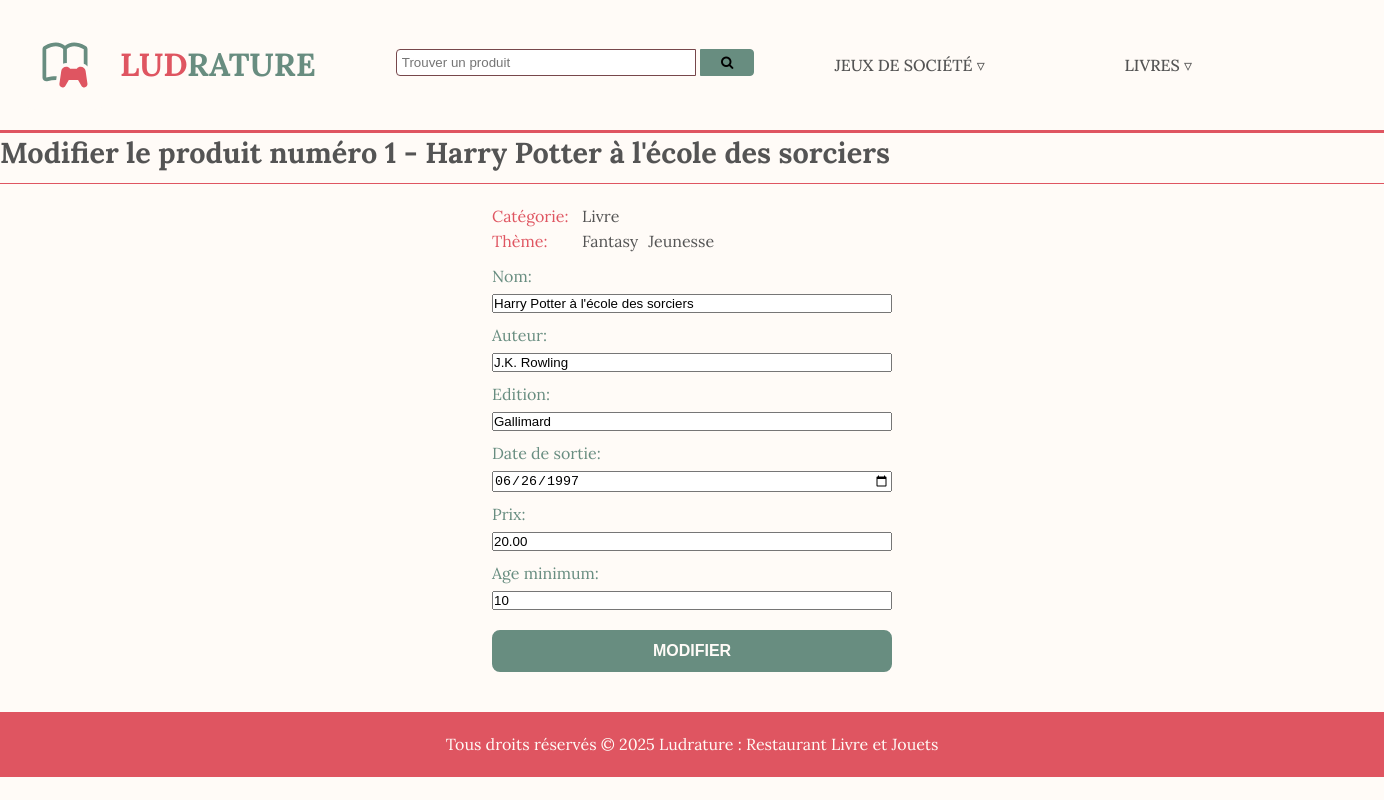
The page /produit-modifier.php?id=1 on the database its author committed.
### tables this page shows
CREATE TABLE produit (
  id INT NOT NULL AUTO_INCREMENT PRIMARY KEY,
  nom VARCHAR(100) NOT NULL,
  auteur VARCHAR(100) NOT NULL,
  edition VARCHAR(100) NOT NULL,
  date_sortie DATE NOT NULL,
  prix VARCHAR(20) NOT NULL,
  age_min INT NOT NULL,
  age_max INT NULL
 );

CREATE TABLE produit_theme(
	produit_id INT NOT NULL,
    theme_id INT NOT NULL,
    PRIMARY KEY (produit_id, theme_id),
    CONSTRAINT fk_pt_produit FOREIGN KEY (produit_id) REFERENCES produit(id),
    CONSTRAINT fk_pt_theme FOREIGN KEY (theme_id) REFERENCES theme(id)
  );

CREATE TABLE theme  (
	id INT NOT NULL AUTO_INCREMENT PRIMARY KEY, 
	categorie_id INT NOT NULL,
	nom VARCHAR(100) NOT NULL,
	CONSTRAINT U_theme UNIQUE(nom),
    CONSTRAINT fk_categorie FOREIGN KEY (categorie_id) REFERENCES categorie(id)
  );

### classes/CRUD.php (called while the page is built, shortened)
<?php
class CRUD extends PDO{
    public function selectId($table, $value, $champ = 'id'){
        $sql = "SELECT * FROM  $table WHERE $champ = :$champ";
        $stmt = $this->prepare($sql);
        $stmt->bindValue(":$champ", $value);
        $stmt->execute();
        $count = $stmt->rowCount();
        if ($count == 1){
            return $stmt->fetch();
        }else{
            return false;
        }
    }
       public function selectWhere($table, $value, $champ = 'id', $columns = '*'){
        $sql = "SELECT $columns FROM  $table WHERE $champ = :$champ";
        $stmt = $this->prepare($sql);
        $stmt->bindValue(":$champ", $value);
        $stmt->execute();
        return $stmt->fetchAll();
    }
}

### variables-globales.php (called while the page is built, shortened)
<?php
require_once('classes/CRUD.php');
$crud = new CRUD;
$themeJeux = $crud->selectWhere('theme', 1, 'categorie_id');
?>

### produit-modifier.php (the view, shortened to what this page needs)
<?php
if(isset($_GET['id']) && $_GET['id']!=null){
    require_once('classes/CRUD.php');
    $crud = new CRUD;
     $id = $_GET['id'];
    $selectId = $crud->selectId('produit', $id);
    if($selectId){
        extract($selectId);
        $themesId = $crud->selectWhere('produit_theme', $id, 'produit_id');
        $themesProduit = [];
        foreach($themesId as $themeId){
            $theme = $crud->selectId('theme', $themeId['theme_id']);
            array_push($themesProduit, $theme);
        }
        require_once('variables-globales.php');
        $themeJeuxIds = array_column($themeJeux, 'id');
        $categorieID=in_array($themesId[0]['theme_id'],$themeJeuxIds)? 1 :2;
        if(isset($categorieID)){$categorieProduit =  $categorieID ==1 ? "Jeu" :"Livre";}
    }else{
        header('location:index.php');
    }
}else{
    header('location:index.php');
}
?>
<!DOCTYPE html>
<html lang="fr">
  <head>
    <link
      rel="stylesheet"
      href="https://cdnjs.cloudflare.com/ajax/libs/font-awesome/4.7.0/css/font-awesome.min.css"
    />
    <link rel="stylesheet" href="css/style.css" />
  </head>
  <body>
    <header class="entete">
      <a class="titre-logo" href="index.php">
        <img src="images/logo.svg" alt="Logo du restaurant Ludrature" />
        <h1><span class="titre-logo__titre-rouge">Lud</span>rature</h1></a
      >
      <form class="recherche" method="get">
        <div class="recherche-barre">
          <input
            name="recherche"
            type="text"
            id="recherche"
            placeholder="Trouver un produit"
          />
          <button type="submit">
              <i class="fa fa-search"></i>
          </button>
        </div>
      </form>
      <nav class="menu-principal">
          <div class="sousMenu">
            <a href="#">Jeux de société <span>&#9663;</span></>
          </div>
          <div class="sousMenu">
            <a href="#">Livres <span>&#9663;</span></a>
          </div>
      </nav>
    </header>
    <main>
      <h2>Modifier le produit numéro <?=$id . " - " . $nom ?> </h2>
       <div class="non-modifiable">
        <p class="label-non-modifiable">Catégorie:</p>
        <p class="input-non-modifiable"><?=$categorieProduit?></p>
      </div>
      <div class="non-modifiable">
        <p class="label-non-modifiable">Thème:</p>
        <?php
          foreach($themesProduit as $theme){
        ?>
            <p class="input-non-modifiable"><?=$theme['nom']?></p>
        <?php
          }
        ?>
      </div>
      <form class="form-produit" method="post" action="produit-mise-a-jour.php">
        <label for="nom">Nom:</label>
        <input type="text" id="nom" name="nom" value="<?=$nom?>" required/>
        <label for="auteur">Auteur:</label>
        <input type="text" id="auteur" name="auteur" value="<?=$auteur?>" required/>
        <label for="edition">Edition:</label>
        <input type="text" id="edition" name="edition" value="<?=$edition?>"required/>
        <label for="date_sortie">Date de sortie:</label>
        <input type="date" id="date_sortie" name="date_sortie" value="<?=$date_sortie?>"/>
        <label for="prix">Prix:</label>
        <input type="number" id="prix" name="prix" value="<?=$prix?>" required/>
        <label for="age_min">Age minimum:</label>
        <input type="number" id="age_min" name="age_min" value="<?=$age_min?>" required/>
        <button class="bouton" type="submit">Modifier</button>
      </form>
    </main>
    <footer class="bas-page">
      <p>Tous droits réservés &copy; 2025 Ludrature : Restaurant Livre et Jouets</p>
    </footer>
  </body>
</html>

### css/variables.css (style rules this page uses)
:root { --rythme-tres-serre: 5px; --rythme-serre: 10px; --rythme-base: 20px; --rythme-espace: 40px; --rythme-tres-espace: 80px; --couleur-fond: #fffbf7; --couleur-texte: #545454; --couleur-principale: #df5561; --couleur-secondaire: #688d80; --couleur-bordure: #77474b; --interligne-base: 1.5625em; --interligne-grand: 2.5rem; --interligne-logo: 1.78em; --police-general: "Lora", sans-serif; --police-decorative: "Lora", italic; --taille-police-petit: 0.9rem; --taille-police-normal: 1rem; --taille-police-moyen: 1.2rem; --taille-police-grand: 1.8rem; --taille-police-gros: 2rem; --epaisseur-police-normale: 400; --epaisseur-police-gras: 500; --epaisseur-police-tres-gras: 700; --arrondi-petit: 4px; --arrondi-grand: 8px; }

### css/bouton.css (style rules this page uses)
.bouton { min-width: 250px; display: inline-block; text-align: center; color: var(--couleur-fond); text-transform: uppercase; font-size: var(--taille-police-moyenne); font-weight: var(--epaisseur-police-tres-gras); background: var(--couleur-secondaire); border-radius: var(--arrondi-grand); border: 2px solid var(--couleur-secondaire); padding: var(--rythme-serre) var(--rythme-tres-serre); margin-top: var(--rythme-base); }

### css/entete.css (style rules this page uses)
.entete { display: flex; padding: var(--rythme-base); gap: var(--rythme-tres-espace); align-items: center; border-bottom: solid 3px var(--couleur-principale); }
.entete .menu-principal { display: flex; flex-direction: row; gap: var(--rythme-espace); }
.entete .sousMenu { position: relative; min-width: 250px; }

### css/titre-logo.css (style rules this page uses)
.titre-logo { display: flex; flex-direction: row; align-items: center; gap: var(--rythme-serre); }
.titre-logo img { width: 90px; }
.titre-logo h1 { color: var(--couleur-secondaire); }
.titre-logo__titre-rouge { color: var(--couleur-principale); }

### css/general.css (style rules this page uses)
* { margin: 0; padding: 0; box-sizing: border-box; }
html { font-family: var(--police-general); line-height: var(--interligne-base); font-size: var(--taille-police-normal); color: var(--couleur-texte); background-color: var(--couleur-fond); }
a { text-decoration: none; color: var(--couleur-texte); }
nav > div { display: flex; flex-direction: row; gap: var(--rythme-espace); }
nav a { text-transform: uppercase; font-weight: var(--epaisseur-police-gras); align-content: center; }
h1 { font-size: var(--taille-police-gros); font-weight: var(--epaisseur-police-tres-gras); line-height: var(--interligne-logo); text-transform: uppercase; transition: all; }
h2 { border-bottom: 1px solid var(--couleur-principale); padding-bottom: var(--rythme-serre); margin-bottom: var(--rythme-base); font-size: var(--taille-police-grand); font-weight: var(--epaisseur-police-tres-gras); line-height: var(--interligne-grand); }

### css/recherche.css (style rules this page uses)
.recherche { display: flex; flex-direction: column; gap: var(--rythme-tres-serre); }
.recherche-barre { display: inline-block; white-space: nowrap; }
.recherche-barre > input[type="text"] { width: 300px; padding: var(--rythme-tres-serre); border: 1px solid var(--couleur-bordure); border-radius: var(--arrondi-petit) 0 0 var(--arrondi-petit); margin-bottom: var( --rythme-tres-serre ); }
.recherche-barre > input[type="submit"], .recherche-barre > button { background-color: var(--couleur-secondaire); padding: var(--rythme-tres-serre) var(--rythme-base); border: 1px solid var(--couleur-secondaire); border-radius: 0 var(--arrondi-petit) var(--arrondi-petit) 0; }

### css/form-produit.css (style rules this page uses)
.form-produit { display: flex; flex-direction: column; width: 400px; margin: auto; margin-bottom: var(--rythme-espace); }
.form-produit > label { color: var(--couleur-secondaire); margin-top: var(--rythme-serre); margin-bottom: var(--rythme-tres-serre); }
.non-modifiable { display: flex; width: 400px; margin: auto; margin-bottom: 0; }
.non-modifiable > .label-non-modifiable { color: var(--couleur-principale); width: 80px; }
.non-modifiable > .input-non-modifiable { margin-left: var(--rythme-serre); }

### css/bas-page.css (style rules this page uses)
.bas-page { background-color: var(--couleur-principale); color: var(--couleur-fond); padding: var(--rythme-base); text-align: center; }

### rows shown on the page
produit: id "1", nom "Harry Potter à l'école des sorciers", auteur "J.K. Rowling", edition "Gallimard", date_sortie "06/26/1997", prix "20.00", age_min "10"
produit_theme: theme "Livre"
theme: nom "Fantasy"
theme: nom "Jeunesse"
